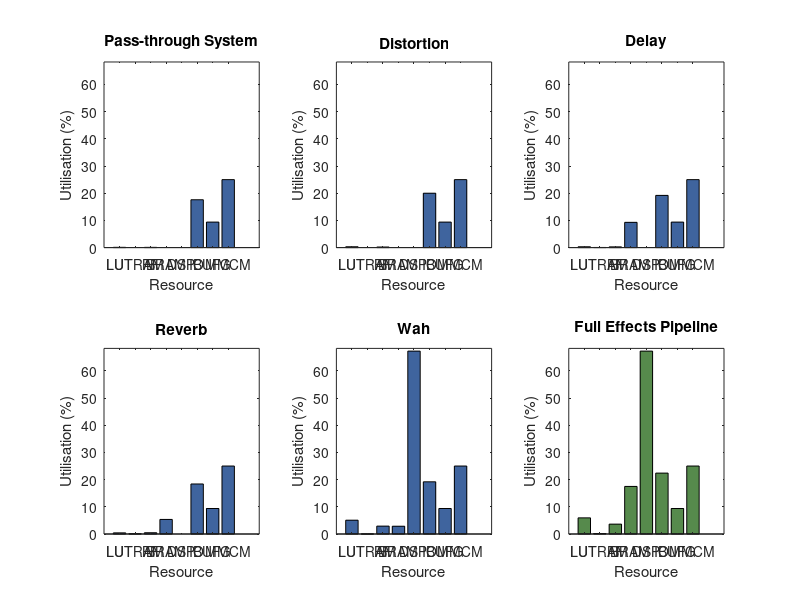

This chart was generated by the following MATLAB code: (Note: this script raises an error after producing the figure.)
% Given data
bin_names = {'LUT', 'LUTRAM', 'FF', 'BRAM', 'DSP', 'IO', 'BUFG', 'MMCM'};
random_titles = {'Pass-through System', 'Distortion', 'Delay', 'Reverb', 'Wah', 'Full Effects Pipeline'};

% Generate 6 sets of random values for histograms
num_sets = 6;
num_bins = numel(bin_names);
values_sets = [
    0.1,  0,    0.09, 0,    0,     17.6,  9.38, 25.00;
    0.31, 0,    0.21, 0,    0,     20.00, 9.38, 25.00;
    0.31, 0.05, 0.27, 9.29, 0,     19.20, 9.38, 25.00;
    0.42, 0.10, 0.47, 5.36, 0,     18.40, 9.38, 25.00;
    5.08, 0.02, 2.90, 2.86, 67.27, 19.20, 9.38, 25.00;
    5.94, 0.18, 3.63, 17.5, 67.27, 22.40, 9.38, 25.00    
];

% Define colors using hexadecimal values
colors_hex = {'#3f649e', '#3f649e', '#3f649e', '#3f649e', '#3f649e', '#568a4c'}; % Example colors

% Create a figure with 6 subplots
figure;

for i = 1:num_sets
    subplot(2, 3, i);
    bar(values_sets(i, :), 'FaceColor', colors_hex{i});
    set(gca, 'XTickLabel', bin_names);
    xlabel('Resource');
    ylabel('Utilisation (%)');
    title(random_titles{i});
    ylim([0, max(values_sets(:)) + 1]); % Adjust axis limits if needed
end

% Adjust layout
sgtitle('Utilisation Analysis');
